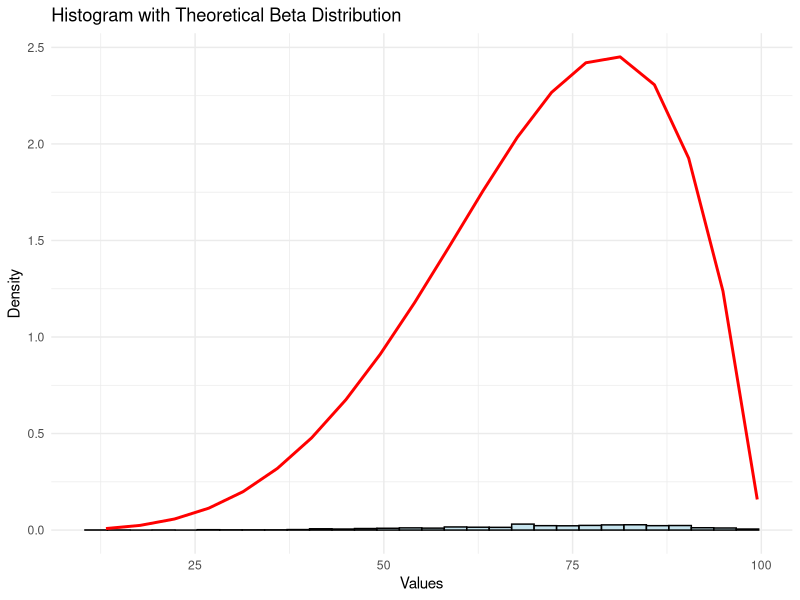

Recreate this plot in R.
#!/usr/bin/env Rscript
# do you know how to use dnorm?
# it gives you the density value of normal variate.
# by this I mean, is that if your variate was the mean itself (which actually is a variate)
# then you would get 0.39 or something which is the peak value of your distribution

# dnorm() always sticks to the theoretical, there is no variability in it 
# so it's useful for imposing the theoretical distri over you data.

library(ggplot2)
library(Cairo)

# You generated some data with rnorm()
data <- rbeta(500, 5, 2)

# ggplot works best with data frames so we convert ...
df <- data.frame(values = data)

# Create a data frame for the thoeretical normal curve, first we set the x-range using seq
x_range <- seq(min(data), max(data), length.out = 20)
y_beta <- dbeta(x_range, 5, 2)
theo <- data.frame(x = x_range, y = y_beta)

# modify beta to reflect age categories rather than probabilities:
df <- df*100
theo$x <- theo$x*100

CairoPNG("dbe0.png", 800, 800)
ggp <- ggplot() +
       geom_histogram(data = df, aes(x = values, y = after_stat(density)), bins = 30, fill = "lightblue", color = "black", alpha = 0.7) +
       geom_line(data = theo, aes(x = x, y = y), color = "red", linewidth = 1) +
       labs(title = "Histogram with Theoretical Beta Distribution", x = "Values", y = "Density") +
       theme_minimal()
show(ggp)
dev.off()

# this could have also have been done using ggplot's stat_function
# which seems to already incorporate the x range.
# stat_function(fun = dnorm,
#                args = list(mean = mean(data), sd = sd(data)),
#                color = "red",
#                linewidth = 1) +
